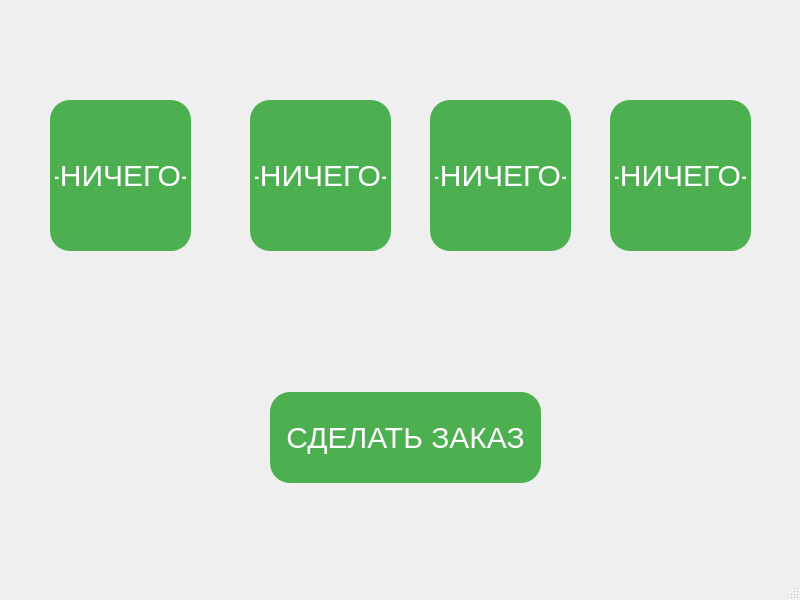
<?xml version="1.0" encoding="UTF-8"?>
<ui version="4.0">
 <class>order</class>
 <widget class="QMainWindow" name="order">
  <property name="geometry">
   <rect>
    <x>0</x>
    <y>0</y>
    <width>800</width>
    <height>600</height>
   </rect>
  </property>
  <property name="windowTitle">
   <string>Order</string>
  </property>
  <widget class="QWidget" name="centralwidget">
   <widget class="QPushButton" name="choice1">
    <property name="geometry">
     <rect>
      <x>50</x>
      <y>100</y>
      <width>141</width>
      <height>151</height>
     </rect>
    </property>
    <property name="font">
     <font>
      <pointsize>-1</pointsize>
     </font>
    </property>
    <property name="styleSheet">
     <string notr="true">QPushButton {
    font-size: 30px;
    background-color: #4CAF50;
    color: white;
    border: none;
    border-radius: 20px;
    padding: 5px 5px;
    cursor: pointer;
}
</string>
    </property>
    <property name="text">
     <string>-НИЧЕГО-</string>
    </property>
    <attribute name="buttonGroup">
     <string notr="true">Choices</string>
    </attribute>
   </widget>
   <widget class="QPushButton" name="choice2">
    <property name="geometry">
     <rect>
      <x>250</x>
      <y>100</y>
      <width>141</width>
      <height>151</height>
     </rect>
    </property>
    <property name="font">
     <font>
      <pointsize>-1</pointsize>
     </font>
    </property>
    <property name="styleSheet">
     <string notr="true">QPushButton {
    font-size: 30px;
    background-color: #4CAF50;
    color: white;
    border: none;
    border-radius: 20px;
    padding: 5px 5px;
    cursor: pointer;
}</string>
    </property>
    <property name="text">
     <string>-НИЧЕГО-</string>
    </property>
    <attribute name="buttonGroup">
     <string notr="true">Choices</string>
    </attribute>
   </widget>
   <widget class="QPushButton" name="choice3">
    <property name="geometry">
     <rect>
      <x>430</x>
      <y>100</y>
      <width>141</width>
      <height>151</height>
     </rect>
    </property>
    <property name="font">
     <font>
      <pointsize>-1</pointsize>
     </font>
    </property>
    <property name="styleSheet">
     <string notr="true">QPushButton {
    font-size: 30px;
    background-color: #4CAF50;
    color: white;
    border: none;
    border-radius: 20px;
    padding: 5px 5px;
    cursor: pointer;
}</string>
    </property>
    <property name="text">
     <string>-НИЧЕГО-</string>
    </property>
    <attribute name="buttonGroup">
     <string notr="true">Choices</string>
    </attribute>
   </widget>
   <widget class="QPushButton" name="choice4">
    <property name="geometry">
     <rect>
      <x>610</x>
      <y>100</y>
      <width>141</width>
      <height>151</height>
     </rect>
    </property>
    <property name="font">
     <font>
      <pointsize>-1</pointsize>
     </font>
    </property>
    <property name="styleSheet">
     <string notr="true">QPushButton {
    font-size: 30px;
    background-color: #4CAF50;
    color: white;
    border: none;
    border-radius: 20px;
    padding: 5px 5px;
    cursor: pointer;
}</string>
    </property>
    <property name="text">
     <string>-НИЧЕГО-</string>
    </property>
    <attribute name="buttonGroup">
     <string notr="true">Choices</string>
    </attribute>
   </widget>
   <widget class="QPushButton" name="finish">
    <property name="geometry">
     <rect>
      <x>270</x>
      <y>392</y>
      <width>271</width>
      <height>91</height>
     </rect>
    </property>
    <property name="font">
     <font>
      <pointsize>-1</pointsize>
     </font>
    </property>
    <property name="styleSheet">
     <string notr="true">QPushButton {
    font-size: 30px;
    background-color: #4CAF50;
    color: white;
    border: none;
    border-radius: 20px;
    padding: 5px 5px;
    cursor: pointer;
}</string>
    </property>
    <property name="text">
     <string>СДЕЛАТЬ ЗАКАЗ</string>
    </property>
   </widget>
  </widget>
  <widget class="QMenuBar" name="menubar">
   <property name="geometry">
    <rect>
     <x>0</x>
     <y>0</y>
     <width>800</width>
     <height>21</height>
    </rect>
   </property>
  </widget>
  <widget class="QStatusBar" name="statusbar"/>
 </widget>
 <resources/>
 <connections/>
 <buttongroups>
  <buttongroup name="Choices"/>
 </buttongroups>
</ui>
